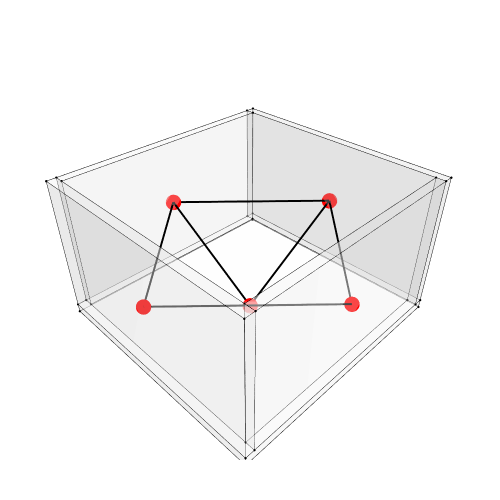

Here is the notebook cell this chart was saved with:
### Markdown cell above
## 8. Show the geometry and the graph

### Code cell
Topology.Show(w1, w2, w3, w4, f, g1,
              vertexSizeKey="size",
              vertexColorKey="color",
              edgeWidthKey="width",
              edgeColorKey="color",
              faceOpacity=0.3,
              width=500,
              height=500,
              backgroundColor="white",
              renderer = renderer)

### Figure 1 — Plotly figure (JSON) as saved in the notebook; plotly's stock layout.template omitted (floating-point values rounded to 4 significant figures)
{"data": [{"customdata": ["", "", "", "", "", "", "", ""], "hoverinfo": "text", "hovertemplate": ["Click ", "Click ", "Click ", "Click ", "Click ", "Click ", "Click ", "Click "], "hovertext": ["", "", "", "", "", "", "", ""], "legendgroup": "1", "legendrank": 1, "marker": {"color": ["#000000", "#000000", "#000000", "#000000", "#000000", "#000000", "#000000", "#000000"], "line": {"width": 0}, "opacity": 1, "size": [2.8, 2.8, 2.8, 2.8, 2.8, 2.8, 2.8, 2.8], "sizemode": "diameter", "symbol": "circle"}, "mode": "markers", "name": "1: Untitled (Vertices)", "showlegend": false, "text": ["", "", "", "", "", "", "", ""], "type": "scatter3d", "x": [-2.5, 2.5, 2.5, -2.5, 2.5, -2.5, 2.5, -2.5], "y": [2.6, 2.6, 2.4, 2.4, 2.6, 2.6, 2.4, 2.4], "z": [-1.5, -1.5, -1.5, -1.5, 1.5, 1.5, 1.5, 1.5]}, {"hoverinfo": "text", "hovertext": [], "legendgroup": "2", "legendrank": 2, "line": {"color": "#000000", "dash": "solid", "width": 1}, "marker": {"color": "#000000", "size": 0.25, "symbol": "circle"}, "mode": "markers+lines", "name": "1: Untitled (Edges)", "showlegend": false, "text": [], "type": "scatter3d", "x": [-2.5, 2.5, null, 2.5, 2.5, null, 2.5, -2.5, null, -2.5, -2.5, null, 2.5, 2.5, null, -2.5, 2.5, null, -2.5, -2.5, null, 2.5, 2.5, null, 2.5, 2.5, null, -2.5, -2.5, null, 2.5, -2.5, null, -2.5, -2.5, null], "y": [2.6, 2.6, null, 2.6, 2.4, null, 2.4, 2.4, null, 2.4, 2.6, null, 2.6, 2.6, null, 2.6, 2.6, null, 2.6, 2.6, null, 2.4, 2.4, null, 2.6, 2.4, null, 2.4, 2.4, null, 2.4, 2.4, null, 2.4, 2.6, null], "z": [-1.5, -1.5, null, -1.5, -1.5, null, -1.5, -1.5, null, -1.5, -1.5, null, 1.5, -1.5, null, 1.5, 1.5, null, -1.5, 1.5, null, 1.5, -1.5, null, 1.5, 1.5, null, 1.5, -1.5, null, 1.5, 1.5, null, 1.5, 1.5, null]}, {"cmax": 1, "cmin": 0, "color": "#FAFAFA", "colorscale": [[0, "#440154"], [0.1111, "#482878"], [0.2222, "#3e4989"], [0.3333, "#31688e"], [0.4444, "#26828e"], [0.5556, "#1f9e89"], [0.6667, "#35b779"], [0.7778, "#6ece58"], [0.8889, "#b5de2b"], [1, "#fde725"]], "flatshading": true, "hoverinfo": "text", "hovertext": "", "i": [0, 0, 4, 0, 5, 1, 3, 7, 0, 4, 6, 7], "j": [1, 2, 5, 4, 6, 5, 2, 3, 3, 0, 5, 6], "k": [2, 3, 1, 1, 2, 2, 6, 6, 7, 7, 4, 4], "legendgroup": "3", "legendrank": 3, "lighting": {"facenormalsepsilon": 0}, "name": "1: Untitled (Faces)", "opacity": 0.3, "showlegend": false, "showscale": false, "text": "", "type": "mesh3d", "x": [-2.5, 2.5, 2.5, -2.5, -2.5, 2.5, 2.5, -2.5], "y": [2.6, 2.6, 2.4, 2.4, 2.6, 2.6, 2.4, 2.4], "z": [-1.5, -1.5, -1.5, -1.5, 1.5, 1.5, 1.5, 1.5]}, {"customdata": ["", "", "", "", "", "", "", ""], "hoverinfo": "text", "hovertemplate": ["Click ", "Click ", "Click ", "Click ", "Click ", "Click ", "Click ", "Click "], "hovertext": ["", "", "", "", "", "", "", ""], "legendgroup": "5", "legendrank": 5, "marker": {"color": ["#000000", "#000000", "#000000", "#000000", "#000000", "#000000", "#000000", "#000000"], "line": {"width": 0}, "opacity": 1, "size": [2.8, 2.8, 2.8, 2.8, 2.8, 2.8, 2.8, 2.8], "sizemode": "diameter", "symbol": "circle"}, "mode": "markers", "name": "2: Untitled (Vertices)", "showlegend": false, "text": ["", "", "", "", "", "", "", ""], "type": "scatter3d", "x": [-2.5, 2.5, 2.5, -2.5, 2.5, -2.5, 2.5, -2.5], "y": [-2.4, -2.4, -2.6, -2.6, -2.4, -2.4, -2.6, -2.6], "z": [-1.5, -1.5, -1.5, -1.5, 1.5, 1.5, 1.5, 1.5]}, {"hoverinfo": "text", "hovertext": [], "legendgroup": "6", "legendrank": 6, "line": {"color": "#000000", "dash": "solid", "width": 1}, "marker": {"color": "#000000", "size": 0.25, "symbol": "circle"}, "mode": "markers+lines", "name": "2: Untitled (Edges)", "showlegend": false, "text": [], "type": "scatter3d", "x": [-2.5, 2.5, null, 2.5, 2.5, null, 2.5, -2.5, null, -2.5, -2.5, null, 2.5, 2.5, null, -2.5, 2.5, null, -2.5, -2.5, null, 2.5, 2.5, null, 2.5, 2.5, null, -2.5, -2.5, null, 2.5, -2.5, null, -2.5, -2.5, null], "y": [-2.4, -2.4, null, -2.4, -2.6, null, -2.6, -2.6, null, -2.6, -2.4, null, -2.4, -2.4, null, -2.4, -2.4, null, -2.4, -2.4, null, -2.6, -2.6, null, -2.4, -2.6, null, -2.6, -2.6, null, -2.6, -2.6, null, -2.6, -2.4, null], "z": [-1.5, -1.5, null, -1.5, -1.5, null, -1.5, -1.5, null, -1.5, -1.5, null, 1.5, -1.5, null, 1.5, 1.5, null, -1.5, 1.5, null, 1.5, -1.5, null, 1.5, 1.5, null, 1.5, -1.5, null, 1.5, 1.5, null, 1.5, 1.5, null]}, {"cmax": 1, "cmin": 0, "color": "#FAFAFA", "colorscale": [[0, "#440154"], [0.1111, "#482878"], [0.2222, "#3e4989"], [0.3333, "#31688e"], [0.4444, "#26828e"], [0.5556, "#1f9e89"], [0.6667, "#35b779"], [0.7778, "#6ece58"], [0.8889, "#b5de2b"], [1, "#fde725"]], "flatshading": true, "hoverinfo": "text", "hovertext": "", "i": [0, 0, 4, 0, 5, 1, 3, 7, 0, 4, 6, 7], "j": [1, 2, 5, 4, 6, 5, 2, 3, 3, 0, 5, 6], "k": [2, 3, 1, 1, 2, 2, 6, 6, 7, 7, 4, 4], "legendgroup": "7", "legendrank": 7, "lighting": {"facenormalsepsilon": 0}, "name": "2: Untitled (Faces)", "opacity": 0.3, "showlegend": false, "showscale": false, "text": "", "type": "mesh3d", "x": [-2.5, 2.5, 2.5, -2.5, -2.5, 2.5, 2.5, -2.5], "y": [-2.4, -2.4, -2.6, -2.6, -2.4, -2.4, -2.6, -2.6], "z": [-1.5, -1.5, -1.5, -1.5, 1.5, 1.5, 1.5, 1.5]}, {"customdata": ["", "", "", "", "", "", "", ""], "hoverinfo": "text", "hovertemplate": ["Click ", "Click ", "Click ", "Click ", "Click ", "Click ", "Click ", "Click "], "hovertext": ["", "", "", "", "", "", "", ""], "legendgroup": "9", "legendrank": 9, "marker": {"color": ["#000000", "#000000", "#000000", "#000000", "#000000", "#000000", "#000000", "#000000"], "line": {"width": 0}, "opacity": 1, "size": [2.8, 2.8, 2.8, 2.8, 2.8, 2.8, 2.8, 2.8], "sizemode": "diameter", "symbol": "circle"}, "mode": "markers", "name": "3: Untitled (Vertices)", "showlegend": false, "text": ["", "", "", "", "", "", "", ""], "type": "scatter3d", "x": [2.5, 2.7, 2.7, 2.5, 2.7, 2.5, 2.7, 2.5], "y": [2.6, 2.6, -2.6, -2.6, 2.6, 2.6, -2.6, -2.6], "z": [-1.5, -1.5, -1.5, -1.5, 1.5, 1.5, 1.5, 1.5]}, {"hoverinfo": "text", "hovertext": [], "legendgroup": "10", "legendrank": 10, "line": {"color": "#000000", "dash": "solid", "width": 1}, "marker": {"color": "#000000", "size": 0.25, "symbol": "circle"}, "mode": "markers+lines", "name": "3: Untitled (Edges)", "showlegend": false, "text": [], "type": "scatter3d", "x": [2.5, 2.7, null, 2.7, 2.7, null, 2.7, 2.5, null, 2.5, 2.5, null, 2.7, 2.7, null, 2.5, 2.7, null, 2.5, 2.5, null, 2.7, 2.7, null, 2.7, 2.7, null, 2.5, 2.5, null, 2.7, 2.5, null, 2.5, 2.5, null], "y": [2.6, 2.6, null, 2.6, -2.6, null, -2.6, -2.6, null, -2.6, 2.6, null, 2.6, 2.6, null, 2.6, 2.6, null, 2.6, 2.6, null, -2.6, -2.6, null, 2.6, -2.6, null, -2.6, -2.6, null, -2.6, -2.6, null, -2.6, 2.6, null], "z": [-1.5, -1.5, null, -1.5, -1.5, null, -1.5, -1.5, null, -1.5, -1.5, null, 1.5, -1.5, null, 1.5, 1.5, null, -1.5, 1.5, null, 1.5, -1.5, null, 1.5, 1.5, null, 1.5, -1.5, null, 1.5, 1.5, null, 1.5, 1.5, null]}, {"cmax": 1, "cmin": 0, "color": "#FAFAFA", "colorscale": [[0, "#440154"], [0.1111, "#482878"], [0.2222, "#3e4989"], [0.3333, "#31688e"], [0.4444, "#26828e"], [0.5556, "#1f9e89"], [0.6667, "#35b779"], [0.7778, "#6ece58"], [0.8889, "#b5de2b"], [1, "#fde725"]], "flatshading": true, "hoverinfo": "text", "hovertext": "", "i": [0, 0, 4, 0, 5, 1, 3, 7, 0, 4, 6, 7], "j": [1, 2, 5, 4, 6, 5, 2, 3, 3, 0, 5, 6], "k": [2, 3, 1, 1, 2, 2, 6, 6, 7, 7, 4, 4], "legendgroup": "11", "legendrank": 11, "lighting": {"facenormalsepsilon": 0}, "name": "3: Untitled (Faces)", "opacity": 0.3, "showlegend": false, "showscale": false, "text": "", "type": "mesh3d", "x": [2.5, 2.7, 2.7, 2.5, 2.5, 2.7, 2.7, 2.5], "y": [2.6, 2.6, -2.6, -2.6, 2.6, 2.6, -2.6, -2.6], "z": [-1.5, -1.5, -1.5, -1.5, 1.5, 1.5, 1.5, 1.5]}, {"customdata": ["", "", "", "", "", "", "", ""], "hoverinfo": "text", "hovertemplate": ["Click ", "Click ", "Click ", "Click ", "Click ", "Click ", "Click ", "Click "], "hovertext": ["", "", "", "", "", "", "", ""], "legendgroup": "13", "legendrank": 13, "marker": {"color": ["#000000", "#000000", "#000000", "#000000", "#000000", "#000000", "#000000", "#000000"], "line": {"width": 0}, "opacity": 1, "size": [2.8, 2.8, 2.8, 2.8, 2.8, 2.8, 2.8, 2.8], "sizemode": "diameter", "symbol": "circle"}, "mode": "markers", "name": "4: Untitled (Vertices)", "showlegend": false, "text": ["", "", "", "", "", "", "", ""], "type": "scatter3d", "x": [-2.7, -2.5, -2.5, -2.7, -2.5, -2.7, -2.5, -2.7], "y": [2.6, 2.6, -2.6, -2.6, 2.6, 2.6, -2.6, -2.6], "z": [-1.5, -1.5, -1.5, -1.5, 1.5, 1.5, 1.5, 1.5]}, {"hoverinfo": "text", "hovertext": [], "legendgroup": "14", "legendrank": 14, "line": {"color": "#000000", "dash": "solid", "width": 1}, "marker": {"color": "#000000", "size": 0.25, "symbol": "circle"}, "mode": "markers+lines", "name": "4: Untitled (Edges)", "showlegend": false, "text": [], "type": "scatter3d", "x": [-2.7, -2.5, null, -2.5, -2.5, null, -2.5, -2.7, null, -2.7, -2.7, null, -2.5, -2.5, null, -2.7, -2.5, null, -2.7, -2.7, null, -2.5, -2.5, null, -2.5, -2.5, null, -2.7, -2.7, null, -2.5, -2.7, null, -2.7, -2.7, null], "y": [2.6, 2.6, null, 2.6, -2.6, null, -2.6, -2.6, null, -2.6, 2.6, null, 2.6, 2.6, null, 2.6, 2.6, null, 2.6, 2.6, null, -2.6, -2.6, null, 2.6, -2.6, null, -2.6, -2.6, null, -2.6, -2.6, null, -2.6, 2.6, null], "z": [-1.5, -1.5, null, -1.5, -1.5, null, -1.5, -1.5, null, -1.5, -1.5, null, 1.5, -1.5, null, 1.5, 1.5, null, -1.5, 1.5, null, 1.5, -1.5, null, 1.5, 1.5, null, 1.5, -1.5, null, 1.5, 1.5, null, 1.5, 1.5, null]}, {"cmax": 1, "cmin": 0, "color": "#FAFAFA", "colorscale": [[0, "#440154"], [0.1111, "#482878"], [0.2222, "#3e4989"], [0.3333, "#31688e"], [0.4444, "#26828e"], [0.5556, "#1f9e89"], [0.6667, "#35b779"], [0.7778, "#6ece58"], [0.8889, "#b5de2b"], [1, "#fde725"]], "flatshading": true, "hoverinfo": "text", "hovertext": "", "i": [0, 0, 4, 0, 5, 1, 3, 7, 0, 4, 6, 7], "j": [1, 2, 5, 4, 6, 5, 2, 3, 3, 0, 5, 6], "k": [2, 3, 1, 1, 2, 2, 6, 6, 7, 7, 4, 4], "legendgroup": "15", "legendrank": 15, "lighting": {"facenormalsepsilon": 0}, "name": "4: Untitled (Faces)", "opacity": 0.3, "showlegend": false, "showscale": false, "text": "", "type": "mesh3d", "x": [-2.7, -2.5, -2.5, -2.7, -2.7, -2.5, -2.5, -2.7], "y": [2.6, 2.6, -2.6, -2.6, 2.6, 2.6, -2.6, -2.6], "z": [-1.5, -1.5, -1.5, -1.5, 1.5, 1.5, 1.5, 1.5]}, {"customdata": ["", "", "", "", "", "", "", ""], "hoverinfo": "text", "hovertemplate": ["Click ", "Click ", "Click ", "Click ", "Click ", "Click ", "Click ", "Click "], "hovertext": ["", "", "", "", "", "", "", ""], "legendgroup": "17", "legendrank": 17, "marker": {"color": ["#000000", "#000000", "#000000", "#000000", "#000000", "#000000", "#000000", "#000000"], "line": {"width": 0}, "opacity": 1, "size": [2.8, 2.8, 2.8, 2.8, 2.8, 2.8, 2.8, 2.8], "sizemode": "diameter", "symbol": "circle"}, "mode": "markers", "name": "5: Untitled (Vertices)", "showlegend": false, "text": ["", "", "", "", "", "", "", ""], "type": "scatter3d", "x": [-2.7, 2.7, 2.7, -2.7, 2.7, -2.7, 2.7, -2.7], "y": [2.6, 2.6, -2.6, -2.6, 2.6, 2.6, -2.6, -2.6], "z": [-1.7, -1.7, -1.7, -1.7, -1.5, -1.5, -1.5, -1.5]}, {"hoverinfo": "text", "hovertext": [], "legendgroup": "18", "legendrank": 18, "line": {"color": "#000000", "dash": "solid", "width": 1}, "marker": {"color": "#000000", "size": 0.25, "symbol": "circle"}, "mode": "markers+lines", "name": "5: Untitled (Edges)", "showlegend": false, "text": [], "type": "scatter3d", "x": [-2.7, 2.7, null, 2.7, 2.7, null, 2.7, -2.7, null, -2.7, -2.7, null, 2.7, 2.7, null, -2.7, 2.7, null, -2.7, -2.7, null, 2.7, 2.7, null, 2.7, 2.7, null, -2.7, -2.7, null, 2.7, -2.7, null, -2.7, -2.7, null], "y": [2.6, 2.6, null, 2.6, -2.6, null, -2.6, -2.6, null, -2.6, 2.6, null, 2.6, 2.6, null, 2.6, 2.6, null, 2.6, 2.6, null, -2.6, -2.6, null, 2.6, -2.6, null, -2.6, -2.6, null, -2.6, -2.6, null, -2.6, 2.6, null], "z": [-1.7, -1.7, null, -1.7, -1.7, null, -1.7, -1.7, null, -1.7, -1.7, null, -1.5, -1.7, null, -1.5, -1.5, null, -1.7, -1.5, null, -1.5, -1.7, null, -1.5, -1.5, null, -1.5, -1.7, null, -1.5, -1.5, null, -1.5, -1.5, null]}, {"cmax": 1, "cmin": 0, "color": "#FAFAFA", "colorscale": [[0, "#440154"], [0.1111, "#482878"], [0.2222, "#3e4989"], [0.3333, "#31688e"], [0.4444, "#26828e"], [0.5556, "#1f9e89"], [0.6667, "#35b779"], [0.7778, "#6ece58"], [0.8889, "#b5de2b"], [1, "#fde725"]], "flatshading": true, "hoverinfo": "text", "hovertext": "", "i": [0, 0, 4, 0, 5, 1, 3, 7, 0, 4, 6, 7], "j": [1, 2, 5, 4, 6, 5, 2, 3, 3, 0, 5, 6], "k": [2, 3, 1, 1, 2, 2, 6, 6, 7, 7, 4, 4], "legendgroup": "19", "legendrank": 19, "lighting": {"facenormalsepsilon": 0}, "name": "5: Untitled (Faces)", "opacity": 0.3, "showlegend": false, "showscale": false, "text": "", "type": "mesh3d", "x": [-2.7, 2.7, 2.7, -2.7, -2.7, 2.7, 2.7, -2.7], "y": [2.6, 2.6, -2.6, -2.6, 2.6, 2.6, -2.6, -2.6], "z": [-1.7, -1.7, -1.7, -1.7, -1.5, -1.5, -1.5, -1.5]}, {"hoverinfo": "text", "hovertext": [], "legendgroup": "22", "legendrank": 22, "line": {"color": "#000000", "dash": "solid", "width": 4}, "marker": {"color": "#000000", "size": 1, "symbol": "circle"}, "mode": "markers+lines", "name": "6: Untitled Graph (Edges)", "showlegend": false, "text": [], "type": "scatter3d", "x": [0, 2.6, null, 0, -2.6, null, 0, 0, null, -2.6, 0, null, 0, -2.6, null, 2.6, 0, null, 0, 0, null, 0, 2.6, null], "y": [2.5, 0, null, 2.5, 0, null, 2.5, 0, null, 0, 0, null, -2.5, 0, null, 0, 0, null, -2.5, 0, null, -2.5, 0, null], "z": [0, 0, null, 0, 0, null, 0, -1.6, null, 0, -1.6, null, 0, 0, null, 0, -1.6, null, 0, -1.6, null, 0, 0, null]}, {"customdata": ["", "", "", "", ""], "hoverinfo": "text", "hovertemplate": ["Click ", "Click ", "Click ", "Click ", "Click "], "hovertext": ["", "", "", "", ""], "legendgroup": "21", "legendrank": 21, "marker": {"color": ["#FF0000", "#FF0000", "#FF0000", "#FF0000", "#FF0000"], "line": {"width": 0}, "opacity": 1, "size": [18, 18, 18, 18, 18], "sizemode": "diameter", "symbol": "circle"}, "mode": "markers", "name": "6: Untitled Graph (Vertices)", "showlegend": false, "text": ["", "", "", "", ""], "type": "scatter3d", "x": [0, -2.6, 0, 2.6, 0], "y": [2.5, 0, 0, 0, -2.5], "z": [0, 0, -1.6, 0, 0]}], "layout": {"autosize": true, "height": 500, "margin": {"b": 40, "l": 40, "r": 40, "t": 40}, "paper_bgcolor": "#FFFFFF", "plot_bgcolor": "#FFFFFF", "scene": {"aspectmode": "data", "camera": {"center": {"x": 0, "y": 0, "z": 0}, "eye": {"x": -1.25, "y": -1.25, "z": 1.25}, "projection": {"type": "perspective"}, "up": {"x": 0, "y": 0, "z": 1}}, "xaxis": {"visible": false}, "yaxis": {"visible": false}, "zaxis": {"visible": false}}, "showlegend": true, "width": 500, "xaxis": {"showgrid": false, "visible": false, "zeroline": false}, "yaxis": {"showgrid": false, "visible": false, "zeroline": false}}}
